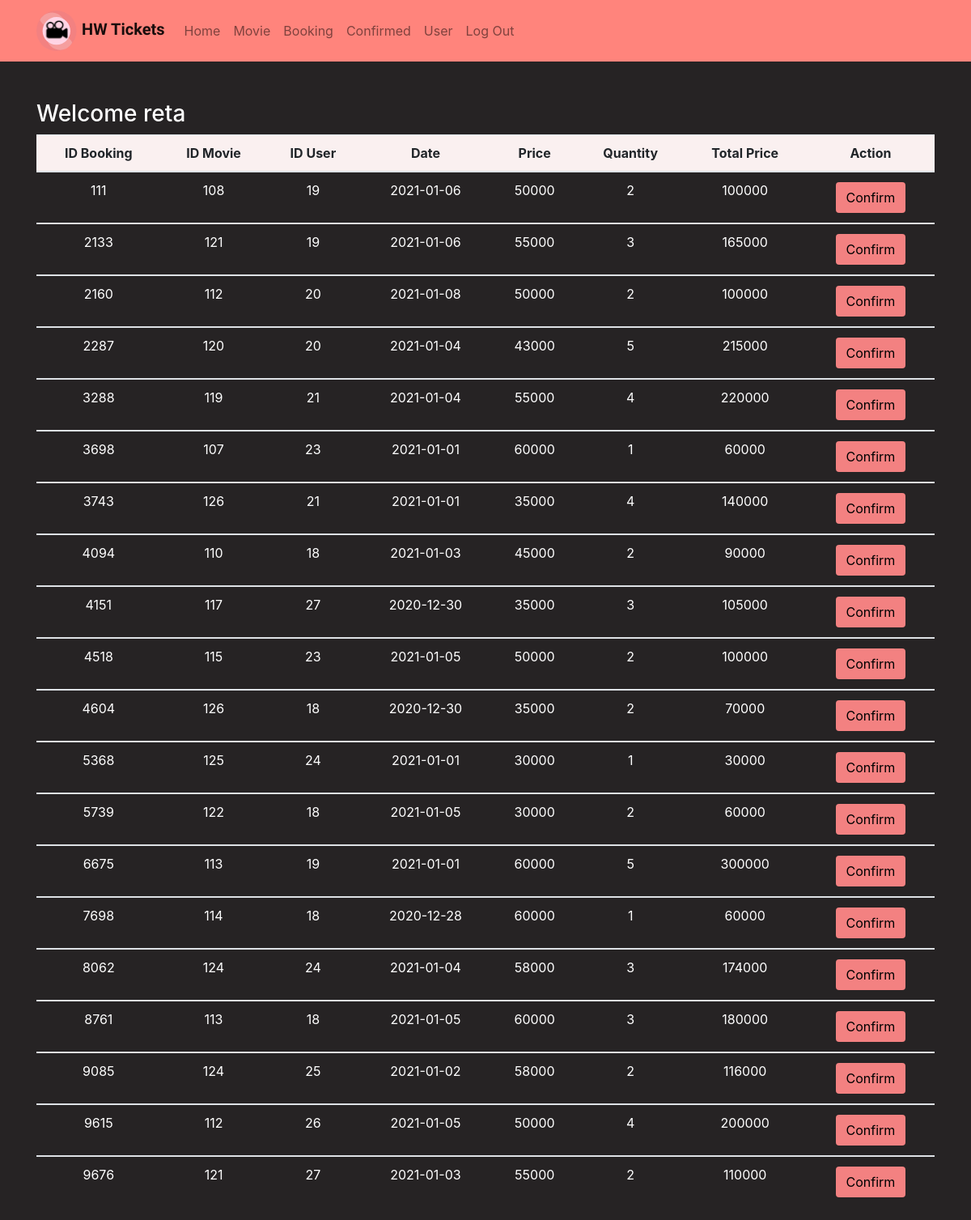
Page /booking/bookingPageAdmin.php (signed in) on the committed database.
### tables this page shows
CREATE TABLE `booking` (
  `idbooking` varchar(20) NOT NULL,
  `iduser` int(11) NOT NULL,
  `idmovie` int(11) NOT NULL,
  `date` date NOT NULL,
  `qty` int(11) NOT NULL,
  `price` int(11) NOT NULL,
  `totalprice` int(11) NOT NULL
);

### booking/bookingPageAdmin.php (the view, shortened to what this page needs)
<html>
    <head>
         <link rel="stylesheet" href="../assets/style.css">
    <?php
        include "../assets/view.php";
    ?>
    </head>
    <body style="background-color: #262324;">
        <div class="container mt-5">
        <h3 style = "color: white">Welcome <?php echo $_SESSION['username']?></h3>
        <table class="table table-hover">
        <thead style = "background-color: #faf0f0;">
            <tr>
                <th><center>ID Booking</center></th>
                <th><center>ID Movie</center></th>
                <th><center>ID User</center></th>
                <th><center>Date</center></th>
                <th><center>Price</center></th>
                <th><center>Quantity</center></th>
                <th><center>Total Price</center></th>
                <th><center>Action</center></th>
            </tr>
        </thead>
            <?php
                include "../connection.php";
                $query = "SELECT * FROM booking";
                $result = mysqli_query($connect, $query);
                if (mysqli_num_rows($result) > 0) {
                    while ($row = mysqli_fetch_array($result))
                {
            ?>
            <tbody   style = "color : white">
            <tr>
                <td> <center><?php echo $row['idbooking']?></center> </td>
                <td> <center><?php echo $row['idmovie']?></center> </td>
                <td> <center><?php echo $row['iduser']?> </center></td>
                <td> <center><?php echo $row['date']?></center> </td>
                <td><center> <?php echo $row['price']?> </center></td>
                <td><center> <?php echo $row['qty']?> </center></td>
                <td><center> <?php echo $row['totalprice']?></center> </td>
                <td><center>
                    <a href="deleteProcess.php?id=<?php echo $row['idbooking'];?>" >
                    <button type="button" class="btn" style = "background-color: f38181 " data-toggle="modal" data-target="#exampleModal">Confirm</button>
                    </a></center>
                </td>
            </tr>
            </tbody>
            <?php
                }
            }
            else{
            ?>
                <td colspan = "5">No Data</td>
            <?php
            }
            ?>
        </table>
        </div>
    </body>
</html>

### assets/view.php (shortened to what this page needs)
<?php
echo'<meta name="viewport" content="width=device-width, initial-scale=1.0">
    <link rel="stylesheet" href="https://maxcdn.bootstrapcdn.com/bootstrap/4.0.0/css/bootstrap.min.css">
    <script src="https://code.jquery.com/jquery-3.2.1.slim.min.js"></script>
    <script src="https://cdnjs.cloudflare.com/ajax/libs/popper.js/1.12.9/umd/popper.min.js"></script>
    <script src="https://maxcdn.bootstrapcdn.com/bootstrap/4.0.0/js/bootstrap.min.js"></script>';
if(isset($_SESSION['iduser'])){
    if($_SESSION['level'] == 1){
        ?>
        <header>
            <nav class=" navbar navbar-expand-sm navbar-light" style="background-color: #ff847c ;">
                <div class="container">
                    <a class="navbar-brand" href="#"><img src="../img/logo2.svg" style="height: 50px;" alt="Logo brand">
                        <b class="title-txt">HW Tickets</b></a>
                    <div class="collapse navbar-collapse" id="collapsibleNavbar">
                        <ul class="navbar-nav">
                            <li class="nav-item">
                                <a class="nav-link" href="../homeAdmin.html">Home</a>
                            </li>
                            <li class="nav-item">
                                <a class="nav-link" href="../movie/movieAdmin.php">Movie</a>
                            </li>
                            <li class="nav-item">
                                <a class="nav-link" href="../booking/bookingPageAdmin.php">Booking</a>
                            </li>
                            <li class="nav-item">
                                <a class="nav-link" href="../booking/confirmedPage.php">Confirmed</a>
                            </li>
                            <li class="nav-item">
                                <a class="nav-link" href="../user/userPage.php">User</a>
                            </li>
                            <li class="nav-item float-right" style="float: left;">
                                <a class="nav-link" href="../logout.php">Log Out</a>
                            </li>
                        </ul>
                    </div>
                </div>
            </nav>
        </header>
        <?php
    }
}
?>

### assets/style.css (style rules this page uses)
.title-txt { font-family: 'Dynalight'; }

### rows in the picture
booking: idbooking "111", idmovie "108", iduser "19", date "2021-01-06", price "50000", qty "2", totalprice "100000"
booking: idbooking "2133", idmovie "121", iduser "19", date "2021-01-06", price "55000", qty "3", totalprice "165000"
booking: idbooking "2160", idmovie "112", iduser "20", date "2021-01-08", price "50000", qty "2", totalprice "100000"
booking: idbooking "2287", idmovie "120", iduser "20", date "2021-01-04", price "43000", qty "5", totalprice "215000"
booking: idbooking "3288", idmovie "119", iduser "21", date "2021-01-04", price "55000", qty "4", totalprice "220000"
booking: idbooking "3698", idmovie "107", iduser "23", date "2021-01-01", price "60000", qty "1", totalprice "60000"
booking: idbooking "3743", idmovie "126", iduser "21", date "2021-01-01", price "35000", qty "4", totalprice "140000"
booking: idbooking "4094", idmovie "110", iduser "18", date "2021-01-03", price "45000", qty "2", totalprice "90000"
booking: idbooking "4151", idmovie "117", iduser "27", date "2020-12-30", price "35000", qty "3", totalprice "105000"
booking: idbooking "4518", idmovie "115", iduser "23", date "2021-01-05", price "50000", qty "2", totalprice "100000"
booking: idbooking "4604", idmovie "126", iduser "18", date "2020-12-30", price "35000", qty "2", totalprice "70000"
booking: idbooking "5368", idmovie "125", iduser "24", date "2021-01-01", price "30000", qty "1", totalprice "30000"
booking: idbooking "5739", idmovie "122", iduser "18", date "2021-01-05", price "30000", qty "2", totalprice "60000"
booking: idbooking "6675", idmovie "113", iduser "19", date "2021-01-01", price "60000", qty "5", totalprice "300000"
booking: idbooking "7698", idmovie "114", iduser "18", date "2020-12-28", price "60000", qty "1", totalprice "60000"
booking: idbooking "8062", idmovie "124", iduser "24", date "2021-01-04", price "58000", qty "3", totalprice "174000"
booking: idbooking "8761", idmovie "113", iduser "18", date "2021-01-05", price "60000", qty "3", totalprice "180000"
booking: idbooking "9085", idmovie "124", iduser "25", date "2021-01-02", price "58000", qty "2", totalprice "116000"
booking: idbooking "9615", idmovie "112", iduser "26", date "2021-01-05", price "50000", qty "4", totalprice "200000"
booking: idbooking "9676", idmovie "121", iduser "27", date "2021-01-03", price "55000", qty "2", totalprice "110000"

### other values in the picture
$_SESSION['username'] "reta"
